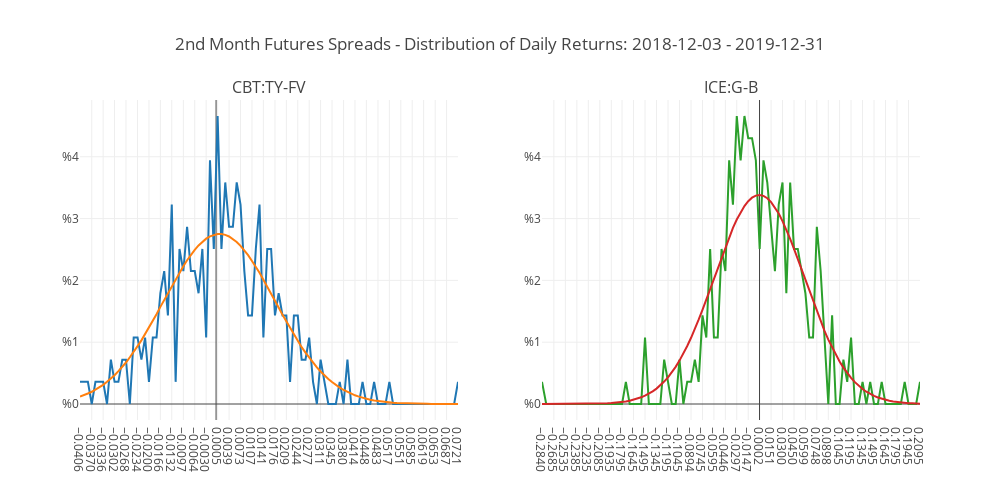

The notebook cell saved with this chart:
### Code cell
fig = cuti.make_tail_charts(pairs, df_second.loc[:"2019-12-31"].copy(), title_text="2nd Month Futures Spreads - Distribution of Daily Returns")
fig.show()
